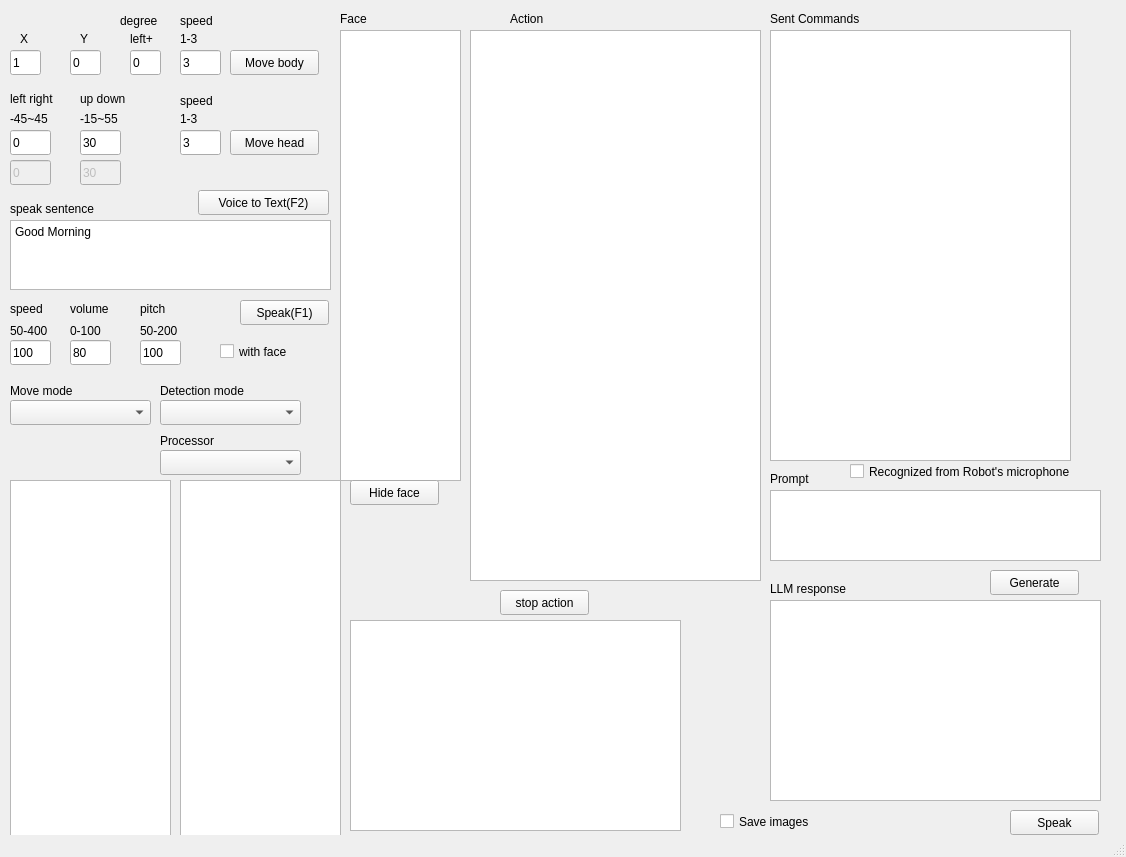
<?xml version="1.0" encoding="UTF-8"?>
<ui version="4.0">
 <class>MainWindow</class>
 <widget class="QMainWindow" name="MainWindow">
  <property name="enabled">
   <bool>true</bool>
  </property>
  <property name="geometry">
   <rect>
    <x>0</x>
    <y>0</y>
    <width>1126</width>
    <height>857</height>
   </rect>
  </property>
  <property name="windowTitle">
   <string>MainWindow</string>
  </property>
  <widget class="QWidget" name="centralwidget">
   <widget class="QPlainTextEdit" name="plainTextEdit_speak">
    <property name="geometry">
     <rect>
      <x>10</x>
      <y>220</y>
      <width>321</width>
      <height>70</height>
     </rect>
    </property>
    <property name="plainText">
     <string>Good Morning</string>
    </property>
   </widget>
   <widget class="QPushButton" name="pushButton_movebody">
    <property name="geometry">
     <rect>
      <x>230</x>
      <y>50</y>
      <width>89</width>
      <height>25</height>
     </rect>
    </property>
    <property name="text">
     <string>Move body</string>
    </property>
   </widget>
   <widget class="QPushButton" name="pushButton_movehead">
    <property name="geometry">
     <rect>
      <x>230</x>
      <y>130</y>
      <width>89</width>
      <height>25</height>
     </rect>
    </property>
    <property name="text">
     <string>Move head</string>
    </property>
   </widget>
   <widget class="QPushButton" name="pushButton_speak">
    <property name="geometry">
     <rect>
      <x>240</x>
      <y>300</y>
      <width>89</width>
      <height>25</height>
     </rect>
    </property>
    <property name="text">
     <string>Speak(F1)</string>
    </property>
   </widget>
   <widget class="QLabel" name="label">
    <property name="geometry">
     <rect>
      <x>10</x>
      <y>200</y>
      <width>121</width>
      <height>17</height>
     </rect>
    </property>
    <property name="text">
     <string>speak sentence</string>
    </property>
   </widget>
   <widget class="QLabel" name="label_2">
    <property name="geometry">
     <rect>
      <x>20</x>
      <y>30</y>
      <width>16</width>
      <height>17</height>
     </rect>
    </property>
    <property name="text">
     <string>X</string>
    </property>
   </widget>
   <widget class="QLabel" name="label_3">
    <property name="geometry">
     <rect>
      <x>80</x>
      <y>30</y>
      <width>21</width>
      <height>17</height>
     </rect>
    </property>
    <property name="text">
     <string>Y</string>
    </property>
   </widget>
   <widget class="QLabel" name="label_4">
    <property name="geometry">
     <rect>
      <x>120</x>
      <y>10</y>
      <width>51</width>
      <height>21</height>
     </rect>
    </property>
    <property name="text">
     <string>degree</string>
    </property>
   </widget>
   <widget class="QLabel" name="label_5">
    <property name="geometry">
     <rect>
      <x>180</x>
      <y>10</y>
      <width>41</width>
      <height>21</height>
     </rect>
    </property>
    <property name="text">
     <string>speed</string>
    </property>
   </widget>
   <widget class="QLabel" name="label_6">
    <property name="geometry">
     <rect>
      <x>10</x>
      <y>90</y>
      <width>51</width>
      <height>17</height>
     </rect>
    </property>
    <property name="text">
     <string>left right</string>
    </property>
   </widget>
   <widget class="QLabel" name="label_7">
    <property name="geometry">
     <rect>
      <x>80</x>
      <y>90</y>
      <width>51</width>
      <height>17</height>
     </rect>
    </property>
    <property name="text">
     <string>up down</string>
    </property>
   </widget>
   <widget class="QLabel" name="label_8">
    <property name="geometry">
     <rect>
      <x>180</x>
      <y>90</y>
      <width>41</width>
      <height>21</height>
     </rect>
    </property>
    <property name="text">
     <string>speed</string>
    </property>
   </widget>
   <widget class="QListView" name="listView_FacialExpressions">
    <property name="geometry">
     <rect>
      <x>340</x>
      <y>30</y>
      <width>121</width>
      <height>451</height>
     </rect>
    </property>
   </widget>
   <widget class="QLineEdit" name="lineEdit_x">
    <property name="geometry">
     <rect>
      <x>10</x>
      <y>50</y>
      <width>31</width>
      <height>25</height>
     </rect>
    </property>
    <property name="text">
     <string>1</string>
    </property>
   </widget>
   <widget class="QLineEdit" name="lineEdit_y">
    <property name="geometry">
     <rect>
      <x>70</x>
      <y>50</y>
      <width>31</width>
      <height>25</height>
     </rect>
    </property>
    <property name="text">
     <string>0</string>
    </property>
   </widget>
   <widget class="QLineEdit" name="lineEdit_degree">
    <property name="geometry">
     <rect>
      <x>130</x>
      <y>50</y>
      <width>31</width>
      <height>25</height>
     </rect>
    </property>
    <property name="text">
     <string>0</string>
    </property>
   </widget>
   <widget class="QLineEdit" name="lineEdit_bodyspeed">
    <property name="geometry">
     <rect>
      <x>180</x>
      <y>50</y>
      <width>41</width>
      <height>25</height>
     </rect>
    </property>
    <property name="text">
     <string>3</string>
    </property>
   </widget>
   <widget class="QLineEdit" name="lineEdit_yaw">
    <property name="geometry">
     <rect>
      <x>10</x>
      <y>130</y>
      <width>41</width>
      <height>25</height>
     </rect>
    </property>
    <property name="text">
     <string>0</string>
    </property>
   </widget>
   <widget class="QLineEdit" name="lineEdit_pitch">
    <property name="geometry">
     <rect>
      <x>80</x>
      <y>130</y>
      <width>41</width>
      <height>25</height>
     </rect>
    </property>
    <property name="text">
     <string>30</string>
    </property>
   </widget>
   <widget class="QLineEdit" name="lineEdit_headspeed">
    <property name="geometry">
     <rect>
      <x>180</x>
      <y>130</y>
      <width>41</width>
      <height>25</height>
     </rect>
    </property>
    <property name="text">
     <string>3</string>
    </property>
   </widget>
   <widget class="QLineEdit" name="lineEdit_speed">
    <property name="geometry">
     <rect>
      <x>10</x>
      <y>340</y>
      <width>41</width>
      <height>25</height>
     </rect>
    </property>
    <property name="text">
     <string>100</string>
    </property>
   </widget>
   <widget class="QLabel" name="label_9">
    <property name="geometry">
     <rect>
      <x>10</x>
      <y>300</y>
      <width>51</width>
      <height>17</height>
     </rect>
    </property>
    <property name="text">
     <string>speed</string>
    </property>
   </widget>
   <widget class="QLabel" name="label_10">
    <property name="geometry">
     <rect>
      <x>70</x>
      <y>300</y>
      <width>51</width>
      <height>17</height>
     </rect>
    </property>
    <property name="text">
     <string>volume</string>
    </property>
   </widget>
   <widget class="QLineEdit" name="lineEdit_volume">
    <property name="geometry">
     <rect>
      <x>70</x>
      <y>340</y>
      <width>41</width>
      <height>25</height>
     </rect>
    </property>
    <property name="text">
     <string>80</string>
    </property>
   </widget>
   <widget class="QLineEdit" name="lineEdit_speak_pitch">
    <property name="geometry">
     <rect>
      <x>140</x>
      <y>340</y>
      <width>41</width>
      <height>25</height>
     </rect>
    </property>
    <property name="text">
     <string>100</string>
    </property>
   </widget>
   <widget class="QLabel" name="label_11">
    <property name="geometry">
     <rect>
      <x>140</x>
      <y>300</y>
      <width>41</width>
      <height>17</height>
     </rect>
    </property>
    <property name="text">
     <string>pitch</string>
    </property>
   </widget>
   <widget class="QLabel" name="label_12">
    <property name="geometry">
     <rect>
      <x>10</x>
      <y>320</y>
      <width>51</width>
      <height>21</height>
     </rect>
    </property>
    <property name="text">
     <string>50-400</string>
    </property>
   </widget>
   <widget class="QLabel" name="label_13">
    <property name="geometry">
     <rect>
      <x>70</x>
      <y>320</y>
      <width>51</width>
      <height>21</height>
     </rect>
    </property>
    <property name="text">
     <string>0-100</string>
    </property>
   </widget>
   <widget class="QLabel" name="label_14">
    <property name="geometry">
     <rect>
      <x>140</x>
      <y>320</y>
      <width>51</width>
      <height>21</height>
     </rect>
    </property>
    <property name="text">
     <string>50-200</string>
    </property>
   </widget>
   <widget class="QLabel" name="label_15">
    <property name="geometry">
     <rect>
      <x>10</x>
      <y>110</y>
      <width>51</width>
      <height>17</height>
     </rect>
    </property>
    <property name="text">
     <string>-45~45</string>
    </property>
   </widget>
   <widget class="QLabel" name="label_16">
    <property name="geometry">
     <rect>
      <x>80</x>
      <y>110</y>
      <width>51</width>
      <height>17</height>
     </rect>
    </property>
    <property name="text">
     <string>-15~55</string>
    </property>
   </widget>
   <widget class="QCheckBox" name="checkBox_withface">
    <property name="geometry">
     <rect>
      <x>220</x>
      <y>340</y>
      <width>92</width>
      <height>23</height>
     </rect>
    </property>
    <property name="text">
     <string>with face</string>
    </property>
    <property name="checked">
     <bool>false</bool>
    </property>
   </widget>
   <widget class="QLabel" name="label_17">
    <property name="geometry">
     <rect>
      <x>180</x>
      <y>110</y>
      <width>31</width>
      <height>17</height>
     </rect>
    </property>
    <property name="text">
     <string>1-3</string>
    </property>
   </widget>
   <widget class="QLabel" name="label_18">
    <property name="geometry">
     <rect>
      <x>180</x>
      <y>30</y>
      <width>31</width>
      <height>17</height>
     </rect>
    </property>
    <property name="text">
     <string>1-3</string>
    </property>
   </widget>
   <widget class="QLabel" name="label_19">
    <property name="geometry">
     <rect>
      <x>130</x>
      <y>30</y>
      <width>31</width>
      <height>17</height>
     </rect>
    </property>
    <property name="text">
     <string>left+</string>
    </property>
   </widget>
   <widget class="QComboBox" name="comboBox_MoveMode">
    <property name="geometry">
     <rect>
      <x>10</x>
      <y>400</y>
      <width>141</width>
      <height>25</height>
     </rect>
    </property>
   </widget>
   <widget class="QLabel" name="label_20">
    <property name="geometry">
     <rect>
      <x>10</x>
      <y>380</y>
      <width>81</width>
      <height>21</height>
     </rect>
    </property>
    <property name="text">
     <string>Move mode</string>
    </property>
   </widget>
   <widget class="QLabel" name="label_21">
    <property name="geometry">
     <rect>
      <x>340</x>
      <y>10</y>
      <width>91</width>
      <height>17</height>
     </rect>
    </property>
    <property name="text">
     <string>Face</string>
    </property>
   </widget>
   <widget class="QListView" name="listView_PredefinedAction">
    <property name="geometry">
     <rect>
      <x>470</x>
      <y>30</y>
      <width>291</width>
      <height>551</height>
     </rect>
    </property>
   </widget>
   <widget class="QLabel" name="label_22">
    <property name="geometry">
     <rect>
      <x>510</x>
      <y>10</y>
      <width>91</width>
      <height>17</height>
     </rect>
    </property>
    <property name="text">
     <string>Action</string>
    </property>
   </widget>
   <widget class="QPlainTextEdit" name="plainTextEdit_SentCommands">
    <property name="geometry">
     <rect>
      <x>770</x>
      <y>30</y>
      <width>301</width>
      <height>431</height>
     </rect>
    </property>
    <property name="readOnly">
     <bool>true</bool>
    </property>
    <property name="plainText">
     <string/>
    </property>
   </widget>
   <widget class="QLabel" name="label_23">
    <property name="geometry">
     <rect>
      <x>770</x>
      <y>10</y>
      <width>131</width>
      <height>17</height>
     </rect>
    </property>
    <property name="text">
     <string>Sent Commands</string>
    </property>
   </widget>
   <widget class="QLineEdit" name="lineEdit_yaw_now">
    <property name="enabled">
     <bool>false</bool>
    </property>
    <property name="geometry">
     <rect>
      <x>10</x>
      <y>160</y>
      <width>41</width>
      <height>25</height>
     </rect>
    </property>
    <property name="palette">
     <palette>
      <active>
       <colorrole role="Dark">
        <brush brushstyle="SolidPattern">
         <color alpha="255">
          <red>154</red>
          <green>153</green>
          <blue>150</blue>
         </color>
        </brush>
       </colorrole>
      </active>
      <inactive>
       <colorrole role="Dark">
        <brush brushstyle="SolidPattern">
         <color alpha="255">
          <red>154</red>
          <green>153</green>
          <blue>150</blue>
         </color>
        </brush>
       </colorrole>
      </inactive>
      <disabled>
       <colorrole role="Dark">
        <brush brushstyle="SolidPattern">
         <color alpha="255">
          <red>154</red>
          <green>153</green>
          <blue>150</blue>
         </color>
        </brush>
       </colorrole>
      </disabled>
     </palette>
    </property>
    <property name="text">
     <string>0</string>
    </property>
    <property name="readOnly">
     <bool>true</bool>
    </property>
   </widget>
   <widget class="QLineEdit" name="lineEdit_pitch_now">
    <property name="enabled">
     <bool>false</bool>
    </property>
    <property name="geometry">
     <rect>
      <x>80</x>
      <y>160</y>
      <width>41</width>
      <height>25</height>
     </rect>
    </property>
    <property name="palette">
     <palette>
      <active>
       <colorrole role="Dark">
        <brush brushstyle="SolidPattern">
         <color alpha="255">
          <red>154</red>
          <green>153</green>
          <blue>150</blue>
         </color>
        </brush>
       </colorrole>
      </active>
      <inactive>
       <colorrole role="Dark">
        <brush brushstyle="SolidPattern">
         <color alpha="255">
          <red>154</red>
          <green>153</green>
          <blue>150</blue>
         </color>
        </brush>
       </colorrole>
      </inactive>
      <disabled>
       <colorrole role="Dark">
        <brush brushstyle="SolidPattern">
         <color alpha="255">
          <red>154</red>
          <green>153</green>
          <blue>150</blue>
         </color>
        </brush>
       </colorrole>
      </disabled>
     </palette>
    </property>
    <property name="text">
     <string>30</string>
    </property>
    <property name="readOnly">
     <bool>true</bool>
    </property>
   </widget>
   <widget class="QPushButton" name="pushButton_stop_action">
    <property name="geometry">
     <rect>
      <x>500</x>
      <y>590</y>
      <width>89</width>
      <height>25</height>
     </rect>
    </property>
    <property name="text">
     <string>stop action</string>
    </property>
   </widget>
   <widget class="QPushButton" name="pushButton_voice_to_text">
    <property name="geometry">
     <rect>
      <x>198</x>
      <y>190</y>
      <width>131</width>
      <height>25</height>
     </rect>
    </property>
    <property name="text">
     <string>Voice to Text(F2)</string>
    </property>
   </widget>
   <widget class="QListView" name="listView_Sentence1">
    <property name="geometry">
     <rect>
      <x>10</x>
      <y>480</y>
      <width>161</width>
      <height>361</height>
     </rect>
    </property>
   </widget>
   <widget class="QListView" name="listView_Sentence2">
    <property name="geometry">
     <rect>
      <x>180</x>
      <y>480</y>
      <width>161</width>
      <height>361</height>
     </rect>
    </property>
   </widget>
   <widget class="QListView" name="listView_Sentence3">
    <property name="geometry">
     <rect>
      <x>350</x>
      <y>620</y>
      <width>331</width>
      <height>211</height>
     </rect>
    </property>
   </widget>
   <widget class="QCheckBox" name="checkBox_SaveImages">
    <property name="geometry">
     <rect>
      <x>720</x>
      <y>810</y>
      <width>111</width>
      <height>23</height>
     </rect>
    </property>
    <property name="text">
     <string>Save images</string>
    </property>
    <property name="checked">
     <bool>false</bool>
    </property>
   </widget>
   <widget class="QLabel" name="label_24">
    <property name="geometry">
     <rect>
      <x>160</x>
      <y>380</y>
      <width>111</width>
      <height>21</height>
     </rect>
    </property>
    <property name="text">
     <string>Detection mode</string>
    </property>
   </widget>
   <widget class="QComboBox" name="comboBox_DetectionMode">
    <property name="geometry">
     <rect>
      <x>160</x>
      <y>400</y>
      <width>141</width>
      <height>25</height>
     </rect>
    </property>
   </widget>
   <widget class="QLabel" name="label_25">
    <property name="geometry">
     <rect>
      <x>160</x>
      <y>430</y>
      <width>111</width>
      <height>21</height>
     </rect>
    </property>
    <property name="text">
     <string>Processor</string>
    </property>
   </widget>
   <widget class="QComboBox" name="comboBox_Processor">
    <property name="geometry">
     <rect>
      <x>160</x>
      <y>450</y>
      <width>141</width>
      <height>25</height>
     </rect>
    </property>
   </widget>
   <widget class="QCheckBox" name="checkBox_stream">
    <property name="geometry">
     <rect>
      <x>850</x>
      <y>460</y>
      <width>231</width>
      <height>23</height>
     </rect>
    </property>
    <property name="text">
     <string>Recognized from Robot's microphone</string>
    </property>
    <property name="checked">
     <bool>false</bool>
    </property>
   </widget>
   <widget class="QLabel" name="label_26">
    <property name="geometry">
     <rect>
      <x>770</x>
      <y>470</y>
      <width>51</width>
      <height>17</height>
     </rect>
    </property>
    <property name="text">
     <string>Prompt</string>
    </property>
   </widget>
   <widget class="QPlainTextEdit" name="plainTextEdit_received">
    <property name="geometry">
     <rect>
      <x>770</x>
      <y>490</y>
      <width>331</width>
      <height>71</height>
     </rect>
    </property>
    <property name="plainText">
     <string/>
    </property>
   </widget>
   <widget class="QPlainTextEdit" name="plainTextEdit_LLM_response">
    <property name="geometry">
     <rect>
      <x>770</x>
      <y>600</y>
      <width>331</width>
      <height>201</height>
     </rect>
    </property>
    <property name="plainText">
     <string/>
    </property>
   </widget>
   <widget class="QLabel" name="label_27">
    <property name="geometry">
     <rect>
      <x>770</x>
      <y>580</y>
      <width>121</width>
      <height>17</height>
     </rect>
    </property>
    <property name="text">
     <string>LLM response</string>
    </property>
   </widget>
   <widget class="QPushButton" name="pushButton_speak_2">
    <property name="geometry">
     <rect>
      <x>1010</x>
      <y>810</y>
      <width>89</width>
      <height>25</height>
     </rect>
    </property>
    <property name="text">
     <string>Speak</string>
    </property>
   </widget>
   <widget class="QPushButton" name="pushButton_generate_response">
    <property name="geometry">
     <rect>
      <x>990</x>
      <y>570</y>
      <width>89</width>
      <height>25</height>
     </rect>
    </property>
    <property name="text">
     <string>Generate</string>
    </property>
   </widget>
   <widget class="QPushButton" name="pushButton_hideface">
    <property name="geometry">
     <rect>
      <x>350</x>
      <y>480</y>
      <width>89</width>
      <height>25</height>
     </rect>
    </property>
    <property name="text">
     <string>Hide face</string>
    </property>
   </widget>
  </widget>
  <widget class="QStatusBar" name="statusbar"/>
 </widget>
 <resources/>
 <connections/>
</ui>
